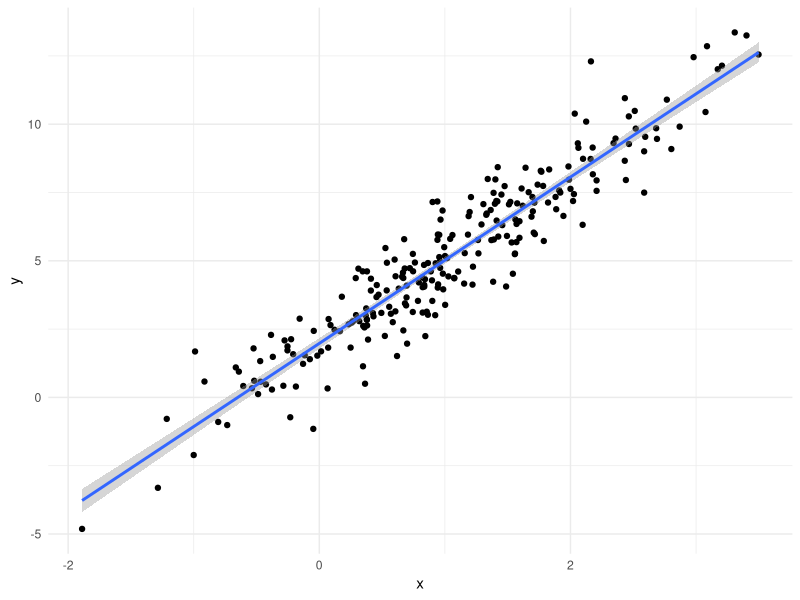
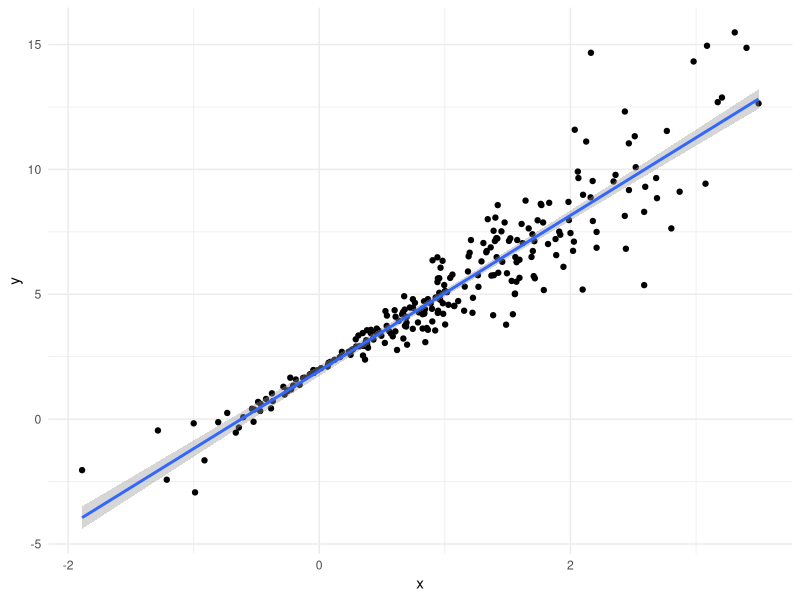
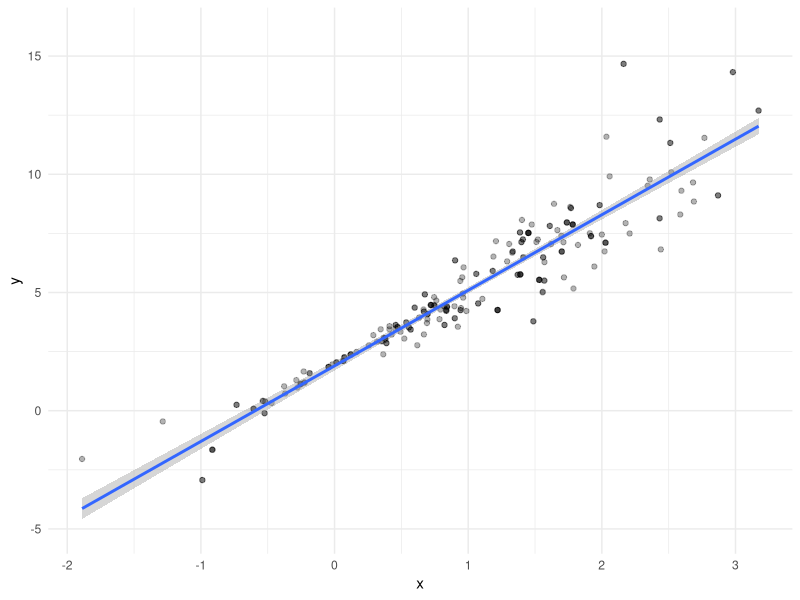
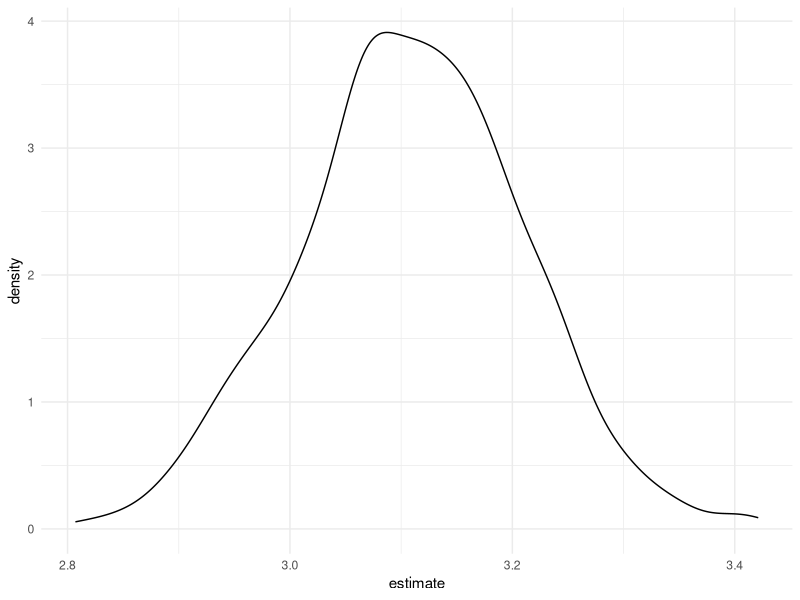

Write R code to recreate these figures, in order.
## ---- chunk 1
library(tidyverse)
library(modelr)

set.seed(1)

knitr::opts_chunk$set(
  fig.width = 6,
  fig.asp = 0.6,
  out.width = "90%"
)

theme_set(theme_minimal() + theme(legend.position = "bottom"))

options(
  ggplot2.continuous.colour = "viridis",
  ggplot2.continuous.fill = "viridis"
)

scale_colour_discrete = scale_colour_viridis_d
scale_fill_discrete = scale_fill_viridis_d

## ---- chunk 2
n_samp = 250

sim_df_const =
  tibble(
    x = rnorm(n_samp, 1, 1),
    error = rnorm(n_samp, 0, 1),
    y = 2 + 3 * x + error
  )

sim_df_nonconst =
  sim_df_const %>% 
  mutate(
    error = error * 0.75 * x,
    y = 2 + 3 * x + error
  )
## ---- chunk 3
sim_df_const %>% 
  ggplot(aes(x = x, y = y)) +
  geom_point() +
  geom_smooth(method = "lm")

sim_df_nonconst %>% 
  ggplot(aes(x = x, y = y)) +
  geom_point() +
  geom_smooth(method = "lm")
## ---- chunk 4
lm(y ~ x, data = sim_df_const) %>% broom::tidy()
lm(y ~ x, data = sim_df_nonconst) %>% broom::tidy()
## ---- chunk 5
boot_sample = function(df){
  
  sample_frac(df, replace = TRUE) %>% 
    arrange(x)
  
}
## ---- chunk 6
boot_sample(sim_df_nonconst) %>% 
  ggplot(aes(x = x, y = y)) +
  geom_point(alpha = 0.3) +
  geom_smooth(method = "lm") +
  ylim(-5, 16)
## ---- chunk 7
boot_sample(sim_df_nonconst) %>% 
  lm(y ~ x, data = .) %>% 
  broom::tidy()
## ---- chunk 8
boot_straps =
  tibble(
    strap_number = 1:1000,
    strap_sample = rerun(1000, boot_sample(sim_df_nonconst))
  )
## ---- chunk 9
boot_results = 
  boot_straps %>% 
  mutate(
    models = map(.x = strap_sample, ~lm(y ~ x, data = .x)),
    results = map(models, broom::tidy)
  ) %>% 
  select(strap_number, results) %>% 
  unnest(results)
## ---- chunk 10
boot_results %>% 
  group_by(term) %>% 
  summarize(
    mean_est = mean(estimate),
    sd_est = sd(estimate)
  )
## ---- chunk 11
boot_results %>% 
  filter(term == "x") %>% 
  ggplot(aes(x = estimate)) +
  geom_density()
## ---- chunk 12
boot_results %>% 
  group_by(term) %>% 
  summarize(
    ci_lower = quantile(estimate, 0.025),
    ci_upper = quantile(estimate, 0.975)
  )
## ---- chunk 13
sim_df_nonconst %>% 
  bootstrap(1000, id = "strap_number") %>% 
  mutate(
    models = map(.x = strap, ~lm(y ~ x, data = .x)),
    results = map(models, broom::tidy)
  ) %>% 
  select(strap_number, results) %>% 
  unnest(results) %>% 
    group_by(term) %>% 
  summarize(
    mean_est = mean(estimate),
    sd_est = sd(estimate)
  )
## ---- chunk 14
sim_df_const %>% 
  bootstrap(1000, id = "strap_number") %>% 
  mutate(
    models = map(.x = strap, ~lm(y ~ x, data = .x)),
    results = map(models, broom::tidy)
  ) %>% 
  select(strap_number, results) %>% 
  unnest(results) %>% 
    group_by(term) %>% 
  summarize(
    mean_est = mean(estimate),
    sd_est = sd(estimate)
  )
